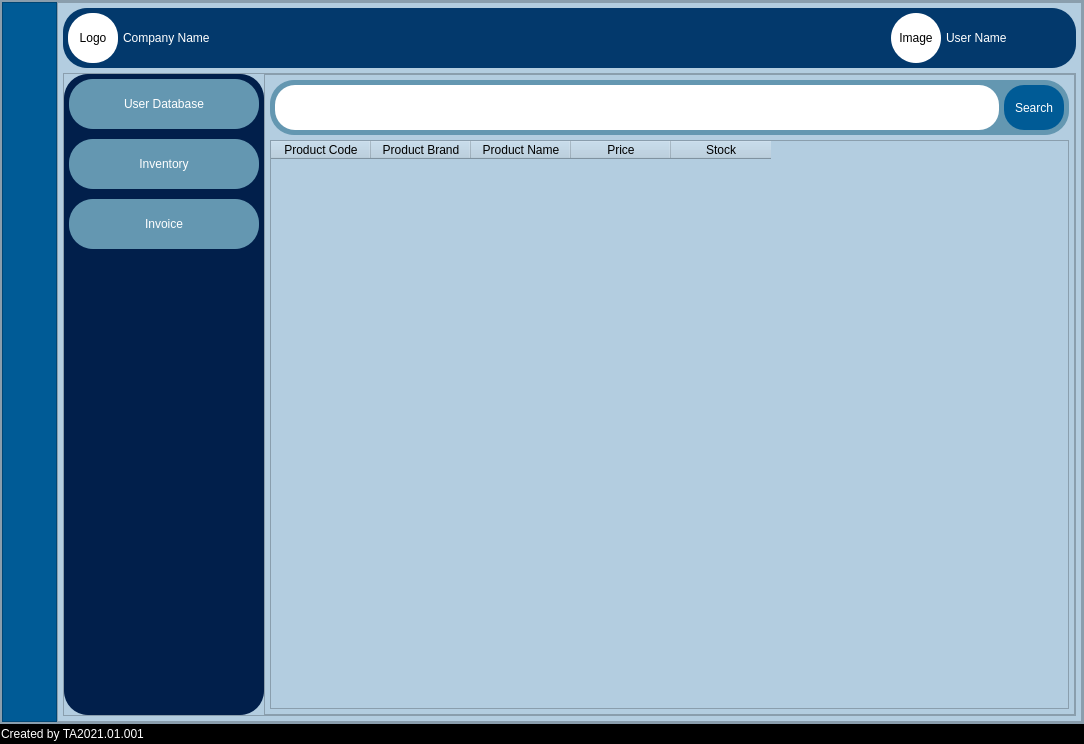
<?xml version="1.0" encoding="UTF-8"?>
<ui version="4.0">
 <class>MainWindow</class>
 <widget class="QMainWindow" name="MainWindow">
  <property name="geometry">
   <rect>
    <x>0</x>
    <y>0</y>
    <width>1084</width>
    <height>744</height>
   </rect>
  </property>
  <property name="windowTitle">
   <string>MainWindow</string>
  </property>
  <property name="styleSheet">
   <string notr="true">background-color: rgb(179,205,224);</string>
  </property>
  <widget class="QWidget" name="centralwidget">
   <layout class="QVBoxLayout" name="verticalLayout">
    <property name="spacing">
     <number>0</number>
    </property>
    <property name="leftMargin">
     <number>0</number>
    </property>
    <property name="topMargin">
     <number>0</number>
    </property>
    <property name="rightMargin">
     <number>0</number>
    </property>
    <property name="bottomMargin">
     <number>0</number>
    </property>
    <item>
     <widget class="QFrame" name="frame_main">
      <property name="frameShape">
       <enum>QFrame::StyledPanel</enum>
      </property>
      <property name="frameShadow">
       <enum>QFrame::Raised</enum>
      </property>
      <layout class="QHBoxLayout" name="horizontalLayout">
       <property name="spacing">
        <number>0</number>
       </property>
       <property name="leftMargin">
        <number>0</number>
       </property>
       <property name="topMargin">
        <number>0</number>
       </property>
       <property name="rightMargin">
        <number>0</number>
       </property>
       <property name="bottomMargin">
        <number>0</number>
       </property>
       <item>
        <widget class="QFrame" name="Main_view">
         <property name="frameShape">
          <enum>QFrame::StyledPanel</enum>
         </property>
         <property name="frameShadow">
          <enum>QFrame::Raised</enum>
         </property>
         <layout class="QHBoxLayout" name="horizontalLayout_4">
          <property name="spacing">
           <number>0</number>
          </property>
          <property name="leftMargin">
           <number>0</number>
          </property>
          <property name="topMargin">
           <number>0</number>
          </property>
          <property name="rightMargin">
           <number>0</number>
          </property>
          <property name="bottomMargin">
           <number>0</number>
          </property>
          <item>
           <widget class="QFrame" name="sidebar">
            <property name="minimumSize">
             <size>
              <width>55</width>
              <height>0</height>
             </size>
            </property>
            <property name="maximumSize">
             <size>
              <width>80</width>
              <height>16777215</height>
             </size>
            </property>
            <property name="styleSheet">
             <string notr="true">color: rgb(179,205,224);
background-color: rgb(0,91,150);</string>
            </property>
            <property name="frameShape">
             <enum>QFrame::StyledPanel</enum>
            </property>
            <property name="frameShadow">
             <enum>QFrame::Raised</enum>
            </property>
            <layout class="QVBoxLayout" name="verticalLayout_5">
             <property name="spacing">
              <number>0</number>
             </property>
             <property name="leftMargin">
              <number>0</number>
             </property>
             <property name="topMargin">
              <number>0</number>
             </property>
             <property name="rightMargin">
              <number>0</number>
             </property>
             <property name="bottomMargin">
              <number>0</number>
             </property>
             <item>
              <widget class="QLabel" name="label">
               <property name="minimumSize">
                <size>
                 <width>0</width>
                 <height>0</height>
                </size>
               </property>
               <property name="text">
                <string/>
               </property>
              </widget>
             </item>
            </layout>
           </widget>
          </item>
          <item>
           <widget class="QFrame" name="inventory">
            <property name="minimumSize">
             <size>
              <width>1025</width>
              <height>720</height>
             </size>
            </property>
            <property name="frameShape">
             <enum>QFrame::StyledPanel</enum>
            </property>
            <property name="frameShadow">
             <enum>QFrame::Raised</enum>
            </property>
            <layout class="QVBoxLayout" name="verticalLayout_3">
             <property name="spacing">
              <number>5</number>
             </property>
             <property name="leftMargin">
              <number>5</number>
             </property>
             <property name="topMargin">
              <number>5</number>
             </property>
             <property name="rightMargin">
              <number>5</number>
             </property>
             <property name="bottomMargin">
              <number>5</number>
             </property>
             <item>
              <widget class="QFrame" name="header">
               <property name="minimumSize">
                <size>
                 <width>0</width>
                 <height>60</height>
                </size>
               </property>
               <property name="styleSheet">
                <string notr="true">background-color: rgb(3,57,108);
border-radius: 24px;</string>
               </property>
               <property name="frameShape">
                <enum>QFrame::StyledPanel</enum>
               </property>
               <property name="frameShadow">
                <enum>QFrame::Raised</enum>
               </property>
               <layout class="QHBoxLayout" name="horizontalLayout_5">
                <property name="spacing">
                 <number>5</number>
                </property>
                <property name="leftMargin">
                 <number>5</number>
                </property>
                <property name="topMargin">
                 <number>5</number>
                </property>
                <property name="rightMargin">
                 <number>5</number>
                </property>
                <property name="bottomMargin">
                 <number>5</number>
                </property>
                <item>
                 <widget class="QLabel" name="company_logo">
                  <property name="minimumSize">
                   <size>
                    <width>50</width>
                    <height>0</height>
                   </size>
                  </property>
                  <property name="styleSheet">
                   <string notr="true">background-color: rgb(255, 255, 255);</string>
                  </property>
                  <property name="text">
                   <string>Logo</string>
                  </property>
                  <property name="alignment">
                   <set>Qt::AlignCenter</set>
                  </property>
                 </widget>
                </item>
                <item>
                 <widget class="QLabel" name="company">
                  <property name="minimumSize">
                   <size>
                    <width>150</width>
                    <height>50</height>
                   </size>
                  </property>
                  <property name="styleSheet">
                   <string notr="true">color: rgb(255, 255, 255);</string>
                  </property>
                  <property name="text">
                   <string>Company Name</string>
                  </property>
                 </widget>
                </item>
                <item>
                 <widget class="QLabel" name="spacing">
                  <property name="sizePolicy">
                   <sizepolicy hsizetype="Expanding" vsizetype="Preferred">
                    <horstretch>0</horstretch>
                    <verstretch>0</verstretch>
                   </sizepolicy>
                  </property>
                  <property name="text">
                   <string/>
                  </property>
                 </widget>
                </item>
                <item>
                 <widget class="QLabel" name="profile_pict">
                  <property name="minimumSize">
                   <size>
                    <width>50</width>
                    <height>0</height>
                   </size>
                  </property>
                  <property name="styleSheet">
                   <string notr="true">background-color: rgb(255, 255, 255);
border-radius: 25px;</string>
                  </property>
                  <property name="text">
                   <string>Image</string>
                  </property>
                  <property name="alignment">
                   <set>Qt::AlignCenter</set>
                  </property>
                 </widget>
                </item>
                <item>
                 <widget class="QLabel" name="user_name">
                  <property name="minimumSize">
                   <size>
                    <width>125</width>
                    <height>0</height>
                   </size>
                  </property>
                  <property name="styleSheet">
                   <string notr="true">color: rgb(255, 255, 255);</string>
                  </property>
                  <property name="text">
                   <string>User Name</string>
                  </property>
                 </widget>
                </item>
               </layout>
              </widget>
             </item>
             <item>
              <widget class="QFrame" name="content">
               <property name="sizePolicy">
                <sizepolicy hsizetype="Expanding" vsizetype="Expanding">
                 <horstretch>0</horstretch>
                 <verstretch>0</verstretch>
                </sizepolicy>
               </property>
               <property name="minimumSize">
                <size>
                 <width>0</width>
                 <height>630</height>
                </size>
               </property>
               <property name="frameShape">
                <enum>QFrame::StyledPanel</enum>
               </property>
               <property name="frameShadow">
                <enum>QFrame::Raised</enum>
               </property>
               <layout class="QHBoxLayout" name="horizontalLayout_6">
                <property name="spacing">
                 <number>0</number>
                </property>
                <property name="leftMargin">
                 <number>0</number>
                </property>
                <property name="topMargin">
                 <number>0</number>
                </property>
                <property name="rightMargin">
                 <number>0</number>
                </property>
                <property name="bottomMargin">
                 <number>0</number>
                </property>
                <item>
                 <widget class="QFrame" name="sidemenu">
                  <property name="sizePolicy">
                   <sizepolicy hsizetype="Minimum" vsizetype="Preferred">
                    <horstretch>0</horstretch>
                    <verstretch>0</verstretch>
                   </sizepolicy>
                  </property>
                  <property name="minimumSize">
                   <size>
                    <width>200</width>
                    <height>630</height>
                   </size>
                  </property>
                  <property name="maximumSize">
                   <size>
                    <width>450</width>
                    <height>16777215</height>
                   </size>
                  </property>
                  <property name="styleSheet">
                   <string notr="true">color: rgb(179,205,224);
background-color: rgb(1,31,75);
border-radius: 24px;</string>
                  </property>
                  <property name="frameShape">
                   <enum>QFrame::StyledPanel</enum>
                  </property>
                  <property name="frameShadow">
                   <enum>QFrame::Raised</enum>
                  </property>
                  <layout class="QVBoxLayout" name="verticalLayout_4">
                   <property name="spacing">
                    <number>10</number>
                   </property>
                   <property name="leftMargin">
                    <number>5</number>
                   </property>
                   <property name="topMargin">
                    <number>5</number>
                   </property>
                   <property name="rightMargin">
                    <number>5</number>
                   </property>
                   <property name="bottomMargin">
                    <number>25</number>
                   </property>
                   <item>
                    <layout class="QVBoxLayout" name="cashier_func">
                     <property name="spacing">
                      <number>10</number>
                     </property>
                     <item>
                      <widget class="QPushButton" name="btn_user">
                       <property name="minimumSize">
                        <size>
                         <width>0</width>
                         <height>50</height>
                        </size>
                       </property>
                       <property name="styleSheet">
                        <string notr="true">QPushButton#btn_user{
	background-color: rgb(100,151,177);
	color: rgb(255, 255, 255);
	border-radius: 24px;
}

QPushButton#btn_user:hover {
	background-color: rgb(0,91,150);
}

QPushButton#btn_user:pressed {
    background-color: rgb(179,205,224); 
}  </string>
                       </property>
                       <property name="text">
                        <string>User Database</string>
                       </property>
                      </widget>
                     </item>
                     <item>
                      <widget class="QPushButton" name="btn_inventory">
                       <property name="minimumSize">
                        <size>
                         <width>0</width>
                         <height>50</height>
                        </size>
                       </property>
                       <property name="styleSheet">
                        <string notr="true">QPushButton#btn_inventory{
	background-color: rgb(100,151,177);
	color: rgb(255, 255, 255);
	border-radius: 24px;
}

QPushButton#btn_inventory:hover {
	background-color: rgb(0,91,150);
}

QPushButton#btn_inventory:pressed {
    background-color: rgb(179,205,224); 
}  </string>
                       </property>
                       <property name="text">
                        <string>Inventory</string>
                       </property>
                      </widget>
                     </item>
                     <item>
                      <widget class="QPushButton" name="btn_invoice">
                       <property name="minimumSize">
                        <size>
                         <width>0</width>
                         <height>50</height>
                        </size>
                       </property>
                       <property name="styleSheet">
                        <string notr="true">QPushButton#btn_invoice{
	background-color: rgb(100,151,177);
	color: rgb(255, 255, 255);
	border-radius: 24px;
}

QPushButton#btn_invoice:hover {
	background-color: rgb(0,91,150);
}

QPushButton#btn_invoice:pressed {
    background-color: rgb(179,205,224); 
}  </string>
                       </property>
                       <property name="text">
                        <string>Invoice</string>
                       </property>
                      </widget>
                     </item>
                     <item>
                      <widget class="QLabel" name="label_8">
                       <property name="sizePolicy">
                        <sizepolicy hsizetype="Preferred" vsizetype="Expanding">
                         <horstretch>0</horstretch>
                         <verstretch>0</verstretch>
                        </sizepolicy>
                       </property>
                       <property name="text">
                        <string/>
                       </property>
                      </widget>
                     </item>
                    </layout>
                   </item>
                  </layout>
                 </widget>
                </item>
                <item>
                 <widget class="QFrame" name="main_item">
                  <property name="sizePolicy">
                   <sizepolicy hsizetype="Expanding" vsizetype="Preferred">
                    <horstretch>0</horstretch>
                    <verstretch>0</verstretch>
                   </sizepolicy>
                  </property>
                  <property name="minimumSize">
                   <size>
                    <width>650</width>
                    <height>630</height>
                   </size>
                  </property>
                  <property name="styleSheet">
                   <string notr="true">background-color: rgb(179,205,224);</string>
                  </property>
                  <property name="frameShape">
                   <enum>QFrame::StyledPanel</enum>
                  </property>
                  <property name="frameShadow">
                   <enum>QFrame::Raised</enum>
                  </property>
                  <layout class="QVBoxLayout" name="verticalLayout_7">
                   <property name="spacing">
                    <number>5</number>
                   </property>
                   <property name="leftMargin">
                    <number>5</number>
                   </property>
                   <property name="topMargin">
                    <number>5</number>
                   </property>
                   <property name="rightMargin">
                    <number>5</number>
                   </property>
                   <property name="bottomMargin">
                    <number>5</number>
                   </property>
                   <item>
                    <widget class="QFrame" name="data_func">
                     <property name="minimumSize">
                      <size>
                       <width>640</width>
                       <height>55</height>
                      </size>
                     </property>
                     <property name="maximumSize">
                      <size>
                       <width>16777215</width>
                       <height>55</height>
                      </size>
                     </property>
                     <property name="styleSheet">
                      <string notr="true">background-color: rgb(100,151,177);
border-radius: 24px;</string>
                     </property>
                     <property name="frameShape">
                      <enum>QFrame::StyledPanel</enum>
                     </property>
                     <property name="frameShadow">
                      <enum>QFrame::Raised</enum>
                     </property>
                     <layout class="QHBoxLayout" name="horizontalLayout_3">
                      <property name="spacing">
                       <number>5</number>
                      </property>
                      <property name="leftMargin">
                       <number>5</number>
                      </property>
                      <property name="topMargin">
                       <number>5</number>
                      </property>
                      <property name="rightMargin">
                       <number>5</number>
                      </property>
                      <property name="bottomMargin">
                       <number>5</number>
                      </property>
                      <item>
                       <widget class="QWidget" name="horizontalWidget" native="true">
                        <property name="styleSheet">
                         <string notr="true">background-color: rgb(255, 255, 255);
color: rgb(1,31,75);
border-radius: 20px;</string>
                        </property>
                        <layout class="QHBoxLayout" name="horizontalLayout_8">
                         <item>
                          <widget class="QLineEdit" name="searchbar">
                           <property name="sizePolicy">
                            <sizepolicy hsizetype="Expanding" vsizetype="Fixed">
                             <horstretch>0</horstretch>
                             <verstretch>0</verstretch>
                            </sizepolicy>
                           </property>
                           <property name="font">
                            <font>
                             <pointsize>10</pointsize>
                            </font>
                           </property>
                           <property name="styleSheet">
                            <string notr="true">background-color: rgb(255, 255, 255);
color: rgb(1,31,75);
border-radius: 20px;</string>
                           </property>
                          </widget>
                         </item>
                        </layout>
                       </widget>
                      </item>
                      <item>
                       <widget class="QPushButton" name="btn_add">
                        <property name="sizePolicy">
                         <sizepolicy hsizetype="Preferred" vsizetype="Fixed">
                          <horstretch>0</horstretch>
                          <verstretch>0</verstretch>
                         </sizepolicy>
                        </property>
                        <property name="minimumSize">
                         <size>
                          <width>60</width>
                          <height>45</height>
                         </size>
                        </property>
                        <property name="styleSheet">
                         <string notr="true">QPushButton#btn_add{
	background-color: rgb(0,91,150);
	color: rgb(255, 255, 255);
	border-radius: 20px;
}

QPushButton#btn_add:hover {
	background-color: rgb(179,205,224);
	color: rgb(1,31,75);
}

QPushButton#btn_add:pressed {
    background-color: rgb(1,31,75); 
	color: rgb(255, 255, 255);
}  </string>
                        </property>
                        <property name="text">
                         <string>Search</string>
                        </property>
                       </widget>
                      </item>
                     </layout>
                    </widget>
                   </item>
                   <item>
                    <widget class="QTableWidget" name="data_item">
                     <property name="minimumSize">
                      <size>
                       <width>640</width>
                       <height>0</height>
                      </size>
                     </property>
                     <column>
                      <property name="text">
                       <string>Product Code</string>
                      </property>
                     </column>
                     <column>
                      <property name="text">
                       <string>Product Brand</string>
                      </property>
                     </column>
                     <column>
                      <property name="text">
                       <string>Product Name</string>
                      </property>
                     </column>
                     <column>
                      <property name="text">
                       <string>Price</string>
                      </property>
                     </column>
                     <column>
                      <property name="text">
                       <string>Stock</string>
                      </property>
                     </column>
                    </widget>
                   </item>
                  </layout>
                 </widget>
                </item>
               </layout>
              </widget>
             </item>
            </layout>
           </widget>
          </item>
         </layout>
        </widget>
       </item>
      </layout>
     </widget>
    </item>
    <item>
     <widget class="QFrame" name="version">
      <property name="minimumSize">
       <size>
        <width>20</width>
        <height>20</height>
       </size>
      </property>
      <property name="maximumSize">
       <size>
        <width>16777215</width>
        <height>20</height>
       </size>
      </property>
      <property name="styleSheet">
       <string notr="true">color: rgb(255, 255, 255);
background-color: rgb(0, 0, 0);</string>
      </property>
      <property name="frameShape">
       <enum>QFrame::StyledPanel</enum>
      </property>
      <property name="frameShadow">
       <enum>QFrame::Raised</enum>
      </property>
      <layout class="QHBoxLayout" name="horizontalLayout_2">
       <property name="spacing">
        <number>0</number>
       </property>
       <property name="leftMargin">
        <number>0</number>
       </property>
       <property name="topMargin">
        <number>0</number>
       </property>
       <property name="rightMargin">
        <number>0</number>
       </property>
       <property name="bottomMargin">
        <number>0</number>
       </property>
       <item>
        <widget class="QLabel" name="label_2">
         <property name="text">
          <string>Created by TA2021.01.001</string>
         </property>
        </widget>
       </item>
      </layout>
     </widget>
    </item>
   </layout>
  </widget>
 </widget>
 <resources/>
 <connections/>
</ui>
